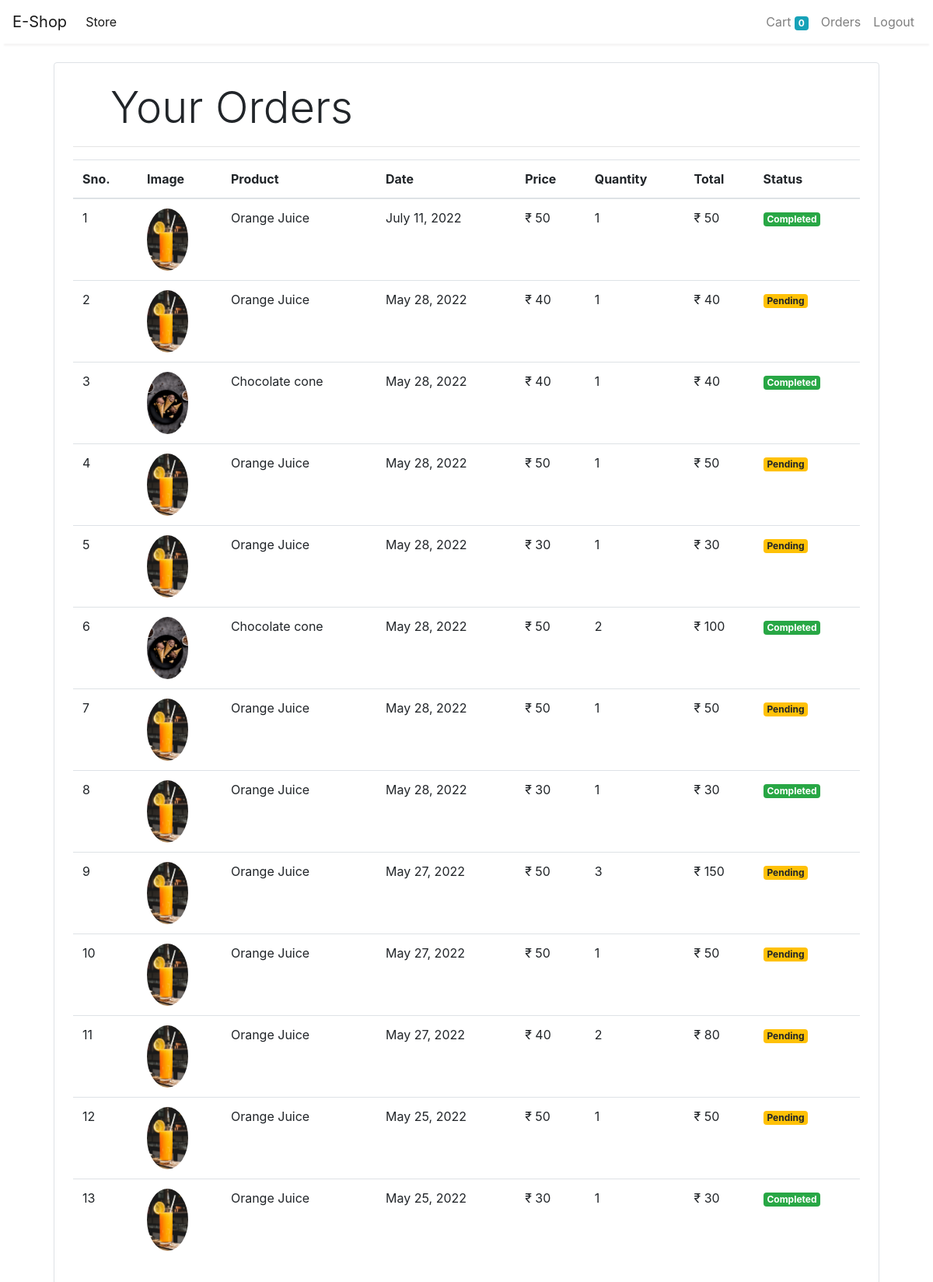
/orders (signed in), run on the app's committed database.
### store/models/orders.py (models this page shows, shortened)
class Order(models.Model):
    product = models.ForeignKey(Product,
                                on_delete=models.CASCADE)
    customer = models.ForeignKey(Customer,
                                 on_delete=models.CASCADE)
    quantity = models.IntegerField(default=1)
    price = models.IntegerField()
    address = models.CharField(max_length=50, default='', blank=True)
    phone = models.CharField(max_length=50, default='', blank=True)
    date = models.DateField(default=datetime.datetime.today)
    status = models.BooleanField(default=False)
    @staticmethod
    def get_orders_by_customer(customer_id):
        return Order.objects.filter(customer=customer_id).order_by('-date')

### store/models/product.py (models this page shows, shortened)
class Product(models.Model):
    name = models.CharField(max_length=50)
    price = models.IntegerField(default=0)
    category = models.ForeignKey(Category, on_delete=models.CASCADE, default=1)
    description = models.CharField(max_length=200, default='' , null=True , blank=True)
    image = models.ImageField(upload_to='uploads/products/')

### store/middlewares/auth.py (the view)
    def middleware(request):
        print(request.session.get('customer'))
        returnUrl = request.META['PATH_INFO']
        print(request.META['PATH_INFO'])
        if not request.session.get('customer'):
           return redirect(f'login?return_url={returnUrl}')
        response = get_response(request)
        return response

### store/templatetags/custom_filter.py (called while the page is built)
@register.filter(name='currency')
def currency(number):
    return "₹ "+str(number)

@register.filter(name='multiply')
def multiply(number , number1):
    return number * number1

### store/views/orders.py (called while the page is built)
    def get(self , request ):
        customer = request.session.get('customer')
        orders = Order.get_orders_by_customer(customer)
        print(orders)
        return render(request , 'orders.html'  , {'orders' : orders})

### store/templates/orders.html
{% extends 'base.html' %}
{% block content %}
{% load cart %}
{% load custom_filter %}
<div class="container">
   <div class="border rounded p-4 m-4">
        <p class="display-4 pl-4 ml-4">Your Orders</p>
        <hr>
        <table class="table">
            <thead>
                <tr>
                    <th>Sno.</th>
                    <th>Image</th>
                    <th>Product</th>
                    <th>Date</th>
                    <th>Price</th>
                    <th>Quantity</th>
                    <th>Total</th>
                    <th>Status</th>
                </tr>
            </thead>
            <tbody>
                {% for order in orders %}
                <tr>
                    <td>{{forloop.counter}}</td>
                    <td><img style="height: 80px;" class="rounded-circle" src="{{order.product.image.url}}" alt=""></td>
                    <td>{{order.product.name}}</td>
                    <td>{{order.date}}</td>
                    <td>{{order.price|currency}}</td>
                    <td>{{order.quantity}}</td>
                    <td>{{order.quantity|multiply:order.price|currency}}</td>
                    {% if order.status %}
                    <td><small class="badge badge-success">Completed</small></td>
                    {%else%}
                    <td><small class="badge badge-warning">Pending</small></td>
                    {% endif %}
                </tr>
                {% endfor %}
            </tbody>
        </table>
   </div>
</div>
{% endblock %}

### data on the page
Order: product.image (picture), product.name "Orange Juice", date "July 11, 2022", price "₹ 50", quantity "1", quantity|multiply "₹ 50", status "Completed"
Order: product.image (picture), product.name "Orange Juice", date "May 28, 2022", price "₹ 40", quantity "1", quantity|multiply "₹ 40", status "Pending"
Order: product.image (picture), product.name "Chocolate cone", date "May 28, 2022", price "₹ 40", quantity "1", quantity|multiply "₹ 40", status "Completed"
Order: product.image (picture), product.name "Orange Juice", date "May 28, 2022", price "₹ 50", quantity "1", quantity|multiply "₹ 50", status "Pending"
Order: product.image (picture), product.name "Orange Juice", date "May 28, 2022", price "₹ 30", quantity "1", quantity|multiply "₹ 30", status "Pending"
Order: product.image (picture), product.name "Chocolate cone", date "May 28, 2022", price "₹ 50", quantity "2", quantity|multiply "₹ 100", status "Completed"
Order: product.image (picture), product.name "Orange Juice", date "May 28, 2022", price "₹ 50", quantity "1", quantity|multiply "₹ 50", status "Pending"
Order: product.image (picture), product.name "Orange Juice", date "May 28, 2022", price "₹ 30", quantity "1", quantity|multiply "₹ 30", status "Completed"
Order: product.image (picture), product.name "Orange Juice", date "May 27, 2022", price "₹ 50", quantity "3", quantity|multiply "₹ 150", status "Pending"
Order: product.image (picture), product.name "Orange Juice", date "May 27, 2022", price "₹ 50", quantity "1", quantity|multiply "₹ 50", status "Pending"
Order: product.image (picture), product.name "Orange Juice", date "May 27, 2022", price "₹ 40", quantity "2", quantity|multiply "₹ 80", status "Pending"
Order: product.image (picture), product.name "Orange Juice", date "May 25, 2022", price "₹ 50", quantity "1", quantity|multiply "₹ 50", status "Pending"
Order: product.image (picture), product.name "Orange Juice", date "May 25, 2022", price "₹ 30", quantity "1", quantity|multiply "₹ 30", status "Completed"

### other printed values
{{ request.session.cart.keys|length }} "0"
